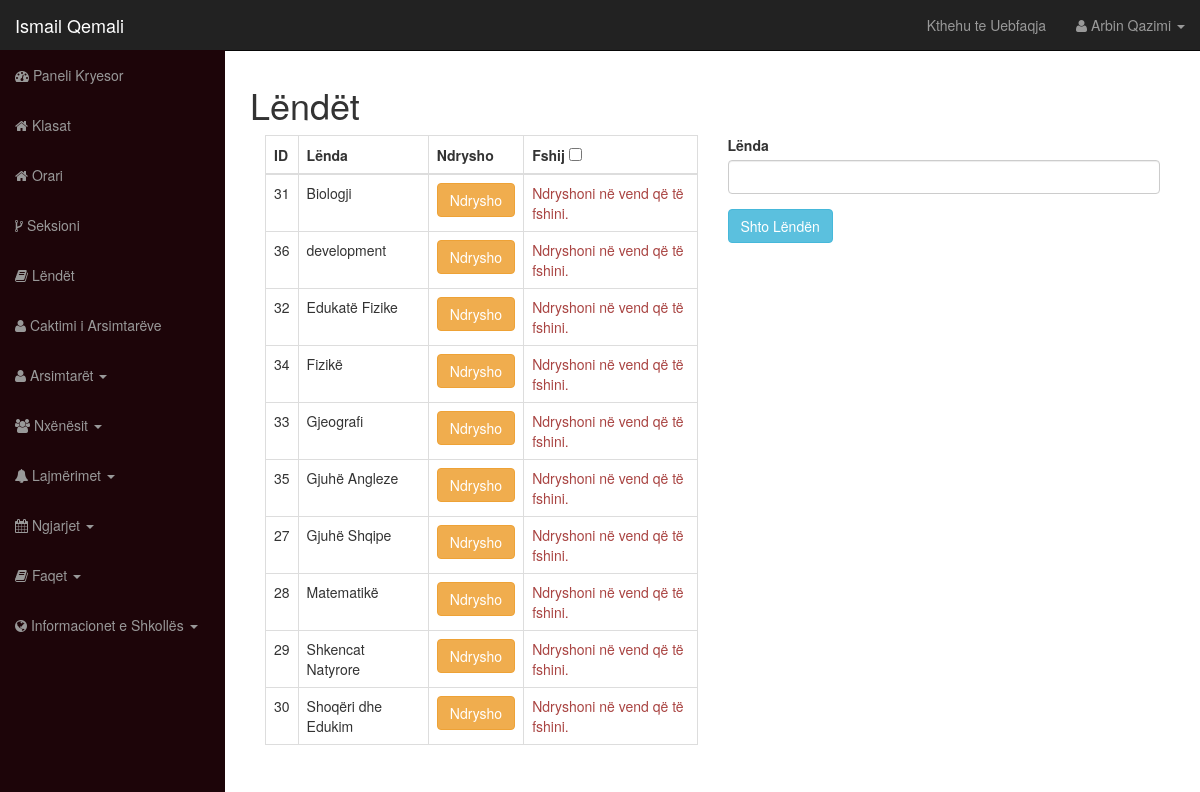
/teacher-dashboard/school-admin/subjects.php (signed in), run on the app's committed database.
### tables this page shows
CREATE TABLE `user` (
  `id` int(12) NOT NULL,
  `username` varchar(100) NOT NULL,
  `user_password` varchar(255) NOT NULL,
  `user_role` varchar(30) NOT NULL,
  `user_firstname` varchar(50) DEFAULT NULL,
  `user_lastname` varchar(50) DEFAULT NULL
);

CREATE TABLE `subjects` (
  `id` int(5) NOT NULL,
  `subject` varchar(255) DEFAULT NULL
);

### functions.php (called while the page is built, shortened)
<?php
	require_once "includes/db.php";
	function get_name_by_session() {
		global $conn;
		$fullName = '';
		if(isset($_SESSION['username'])) {
			$session_user = $_SESSION['username'];
			$query = "SELECT user_firstname, user_lastname FROM user WHERE username='$session_user' LIMIT 1";
			$result = mysqli_query($conn, $query);
			$row = mysqli_fetch_assoc($result);
			$first_name = $row['user_firstname'];
			$last_name = $row['user_lastname'];
			$fullName = $first_name . " " . $last_name;
		}
		return $fullName;
	}

### teacher-dashboard/school-admin/subjects.php (the view, shortened to what this page needs)
<?php require_once "includes/header.php"; ?>
	<h1>Lëndët</h1>
		<div class="row">
			<div class="col-md-12">
				<div class="col-md-6">
					<table class="table table-bordered">
						<thead>
							<tr>
								<th>ID</th>
								<th>Lënda</th>
								<th>Ndrysho</th>
								<th>Fshij <input type="checkbox" class="delete-modify"></th>
							</tr>
						</thead>
						<tbody>
							<?php
								$query = "SELECT * FROM subjects ORDER BY subject ASC";
								$result = mysqli_query($conn, $query);
								while ($row = mysqli_fetch_assoc($result)) {
									echo "<tr>";
									echo "<td>".$row['id']."</td>";
									echo "<td>".$row['subject']."</td>";
									echo "<td><a href='subjects.php?edit_subject=".$row['id']."' class='btn btn-warning'>Ndrysho</a></td>";
									echo "<td><a href='subjects.php?delete_subject=".$row['id']."' class='btn btn-danger delete-hidden'>Delete</a><span class='text-danger shwo-text'>Ndryshoni në vend që të fshini.</span></td>";
									echo "</tr>";
								}
							?>
						</tbody>
					</table>
				</div>
				<?php if(isset($_GET['edit_subject'])) { ?>
				<div class="col-md-6">
					<?php update_subject($_GET['edit_subject']); ?>
					<?php
						$subject = $_GET['edit_subject'];
						$query2 = "SELECT * FROM subjects WHERE id=$subject";
						$result2 = mysqli_query($conn, $query2);
						$row2 = mysqli_fetch_assoc($result2);
					?>
					<form action="" method="post">
						<div class="form-group">
							<label for="">Ndrysho Lëndën</label>
							<input type="text" name="subject" class="form-control" value="<?php echo $row2['subject']; ?>">
						</div>
						<div class="form-group">
							<input type="submit" name="subject_update_submit" value="Ndrysho Lëndën" class="btn btn-warning">
						</div>
					</form>
				</div>
				<?php } else { ?>
				<div class="col-md-6">
					<form action="" method="post">
						<div class="form-group">
							<label for="">Lënda</label>
							<input type="text" name="subject" class="form-control">
						</div>
						<div class="form-group">
							<input type="submit" name="subject_submit" value="Shto Lëndën" class="btn btn-info">
						</div>
					</form>
				</div>
				<?php } ?>
			</div>
		</div>
<?php require_once "includes/footer.php"; ?>

### teacher-dashboard/school-admin/includes/header.php (shortened to what this page needs)
<?php
	require_once "../functions.php";
?>
<!DOCTYPE html>
<html lang="en">
	<head>
		<link href="css/bootstrap.css" rel="stylesheet">
		<link href="css/bootstrap-datepicker.css" rel="stylesheet">
		<link href="css/sb-admin.css" rel="stylesheet">
		<link rel="stylesheet" href="font-awesome/css/font-awesome.min.css">
	</head>
	<body>
		<div id="wrapper">
			<nav class="navbar navbar-inverse navbar-fixed-top" role="navigation">
				<div class="navbar-header">
					<a class="navbar-brand" href="index.php">Ismail Qemali</a>
				</div>
				<div class="collapse navbar-collapse navbar-ex1-collapse">
					<ul class="nav navbar-nav side-nav">
						<li><a href="index.php"><i class="fa fa-dashboard"></i> Paneli Kryesor</a></li>
						<li><a href="class.php"><i class="fa fa-home"></i> Klasat</a></li>
						<li><a href="class_time.php"><i class="fa fa-home"></i> Orari</a></li>
						<li><a href="sections.php"><i class="fa fa-code-fork"></i> Seksioni</a></li>
						<li><a href="subjects.php"><i class="fa fa-book"></i> Lëndët</a></li>
						<li><a href="assign_teacher.php"><i class="fa fa-user"></i> Caktimi i Arsimtarëve</a></li>
						<li class="dropdown">
							<a href="#" class="dropdown-toggle" data-toggle="dropdown"><i class="fa fa-user"></i> Arsimtarët <b class="caret"></b></a>
						</li>
						<li class="dropdown">
							<a href="#" class="dropdown-toggle" data-toggle="dropdown"><i class="fa fa-users"></i> Nxënësit <b class="caret"></b></a>
						</li>
						<li class="dropdown">
							<a href="#" class="dropdown-toggle" data-toggle="dropdown"><i class="fa fa-bell"></i> Lajmërimet <b class="caret"></b></a>
						</li>
						<li class="dropdown">
							<a href="#" class="dropdown-toggle" data-toggle="dropdown"><i class="fa fa-calendar"></i> Ngjarjet <b class="caret"></b></a>
						</li>
						<li class="dropdown">
							<a href="#" class="dropdown-toggle" data-toggle="dropdown"><i class="fa fa-book"></i> Faqet <b class="caret"></b></a>
						</li>
						<li class="dropdown">
							<a href="#" class="dropdown-toggle" data-toggle="dropdown"><i class="fa fa-globe"></i> Informacionet e Shkollës  <b class="caret"></b></a>
						</li>
					</ul>
					<ul class="nav navbar-nav navbar-right navbar-user">
						<li><a href="../index.php" target="_blank">Kthehu te Uebfaqja</a></li>
						<li class="dropdown user-dropdown">
							<a href="#" class="dropdown-toggle" data-toggle="dropdown"><i class="fa fa-user"></i> <?php echo get_name_by_session(); ?> <b class="caret"></b></a>
						</li>
					</ul>
					</div>
				</nav>
				<div id="page-wrapper">
					<div class="row">
						<div class="col-lg-12">

### teacher-dashboard/school-admin/css/sb-admin.css (style rules this page uses)
body { margin-top: 50px; }
#wrapper { padding-left: 0; }
#page-wrapper { width: 100%; padding: 5px 15px; }
@media (min-width:768px) { #wrapper { padding-left: 225px; } }
@media (min-width:768px) { #page-wrapper { padding: 15px 25px; } }
@media (min-width:768px) { .side-nav { margin-left: -225px; left: 225px; width: 225px; position: fixed; top: 50px; height: 100%; border-radius: 0; border: none; background-color: #1d0509; overflow-y: auto; } }
@media (min-width:768px) { .side-nav>li>a { width: 225px; } }
@media (min-width:768px) { .navbar-collapse { padding-left: 15px !important; padding-right: 15px !important; } }
.side-nav { padding-bottom: 50px; }

### data on the page
user: get_name_by_session() "Arbin Qazimi"
subjects: id "31", subject "Biologji"
subjects: id "36", subject "development"
subjects: id "32", subject "Edukatë Fizike"
subjects: id "34", subject "Fizikë"
subjects: id "33", subject "Gjeografi"
subjects: id "35", subject "Gjuhë Angleze"
subjects: id "27", subject "Gjuhë Shqipe"
subjects: id "28", subject "Matematikë"
subjects: id "29", subject "Shkencat Natyrore"
subjects: id "30", subject "Shoqëri dhe Edukim"
